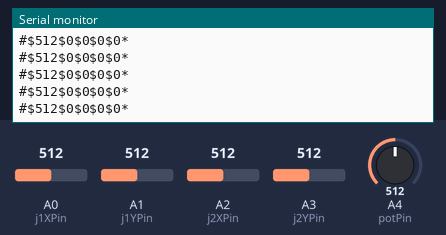
The sketch below on a simulated Arduino Uno, built with avr-gcc and run on an emulated ATmega328P. On the bench: the last lines printed to the serial monitor. Inputs (shaded band) come from the test bench; at power-on: A0 (j1XPin) = 512, A1 (j1YPin) = 512, A2 (j2XPin) = 512, A3 (j2YPin) = 512, A4 (potPin) = 512.

Above: at 1.2 s.
1.3 s: A0 (j1XPin) set to 212
4.3 s: A0 (j1XPin) set to 187
At 5.4 s:
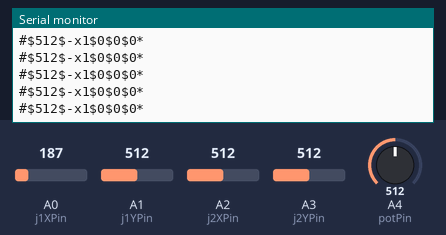
6.2 s: A1 (j1YPin) set to 209
9.2 s: A1 (j1YPin) set to 185
At 10.3 s:
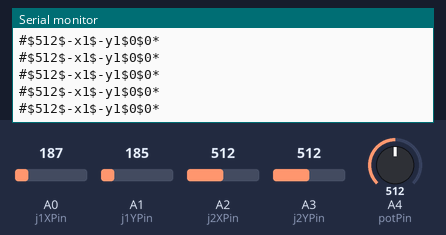
11.1 s: A2 (j2XPin) set to 214
14.1 s: A2 (j2XPin) set to 181
At 15.2 s:
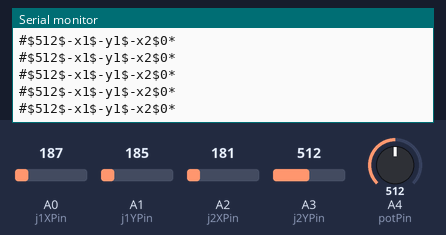

Measured:
- the behaviour switches between 200 and 199 on A0 (j1XPin) (found by bisection; images 0 and 1)
- the behaviour switches between 200 and 199 on A1 (j1YPin) (found by bisection; images 1 and 2)
- the behaviour switches between 200 and 199 on A2 (j2XPin) (found by bisection; images 2 and 3)
- after the input at 4.3 s, the serial monitor: prints a new line after 0.08 s (image 1)
- after the input at 9.2 s, the serial monitor: prints a new line after 0.08 s (image 2)
- after the input at 14.1 s, the serial monitor: prints a new line after 0.07 s (image 3)

The sketch:

wireless_remote_code.ino
```cpp
const int j1XPin = A0;
const int j1YPin = A1;
const int j2XPin = A2;
const int j2YPin = A3;
const int potPin = A4;

void setup() {
  Serial.begin(9600);
}

void loop() {
  int potValue = analogRead(potPin);
  int x1Value = analogRead(j1XPin);
  int y1Value = analogRead(j1YPin);
  int x2Value = analogRead(j2XPin);
  int y2Value = analogRead(j2YPin);

  String output = "";

  // Add potValue to the output
  output += "#$" + String(potValue);

  // Check and print x1 condition
  if (x1Value > 900) {
    output += "$x1";
  } else if (x1Value < 200) {
    output += "$-x1";
  } else {
    output += "$0";
  }

  // Check and print y1 condition
  if (y1Value > 900) {
    output += "$y1";
  } else if (y1Value < 200) {
    output += "$-y1";
  } else {
    output += "$0";
  }

  // Check and print x2 condition
  if (x2Value > 900) {
    output += "$x2";
  } else if (x2Value < 200) {
    output += "$-x2";
  } else {
    output += "$0";
  }

  // Check and print y2 condition
  if (y2Value > 900) {
    output += "$y2";
  } else if (y2Value < 200) {
    output += "$-y2";
  } else {
    output += "$0";
     output += "*";
  }

  Serial.println(output); // Print the formatted output
}
```
